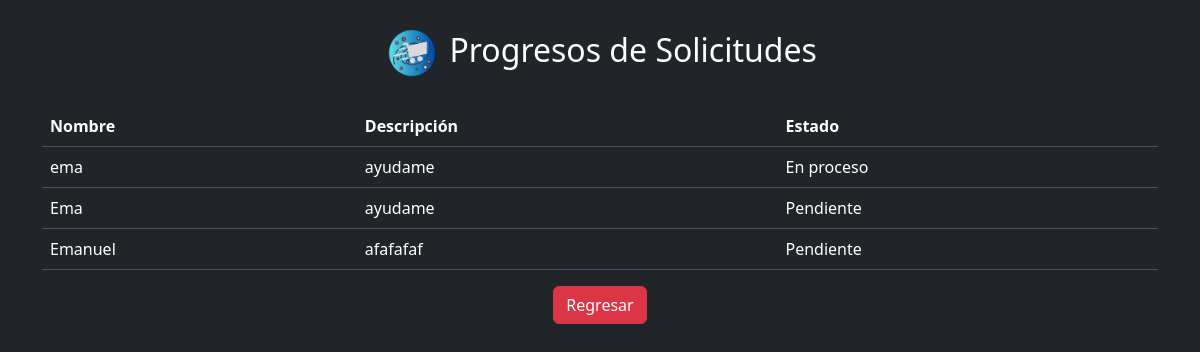
The page /soliprogreso.php (signed in) on the database its author committed.
### tables this page shows
CREATE TABLE `solicitudes` (
  `id_solicitud` int(11) NOT NULL,
  `nombre` varchar(255) DEFAULT NULL,
  `categoria` varchar(255) DEFAULT NULL,
  `cantidad` int(11) DEFAULT NULL,
  `descripcion` text DEFAULT NULL,
  `estado` varchar(20) DEFAULT 'Pendiente',
  `fecha_solicitud` timestamp NOT NULL DEFAULT current_timestamp(),
  `id_usuario` int(11) DEFAULT NULL
);

### soliprogreso.php (the view, shortened to what this page needs)
<?php
include_once 'conexion.php';
$query = "SELECT s.nombre, s.categoria, s.cantidad, s.descripcion, s.estado
          FROM solicitudes s
          INNER JOIN usuarios u ON s.id_usuario = u.id_usuario
          WHERE u.id_tipos = 2";
$statement = $con->prepare($query);
$statement->execute();
$solicitudes = $statement->fetchAll();
?>
<!DOCTYPE html>
<html lang="en">
<head>
    <link rel="stylesheet" href="CSS/bootstrap.min.css">
    <link rel="stylesheet" href="CSS/alerta.css">
</head>
<body>
    <div class="container">
        <h2 class="text-center mt-4 mb-4">        <img class="m-1" src="IMG/Spacemark ico_transparent.ico" alt="SpaceMark Logo" height="50">
        Progresos de Solicitudes</h2>
        <table class="table table-dark">
            <thead>
                <tr>
                    <th scope="col">Nombre</th>
                    <th scope="col">Descripción</th>
                    <th scope="col">Estado</th>
                </tr>
            </thead>
            <tbody>
                <?php foreach ($solicitudes as $solicitud): ?>
                <tr>
                    <td><?php echo htmlspecialchars($solicitud['nombre']); ?></td>
                    <td><?php echo htmlspecialchars($solicitud['descripcion']); ?></td>
                    <td><?php echo htmlspecialchars($solicitud['estado']); ?></td>
                </tr>
                <?php endforeach; ?>
            </tbody>
        </table>
    </div>
    <div class="row">
        <div class="col-12 text-center">
            <a href="index.php" class="btn btn-danger">Regresar</a>
        </div>
    </div>
</body>
</html>

### soliprogreso.php (style rules this page uses)
body { background-color: #212529; color: #ffffff; }

### rows shown on the page
solicitudes: nombre "ema", descripcion "ayudame", estado "En proceso"
solicitudes: nombre "Ema", descripcion "ayudame", estado "Pendiente"
solicitudes: nombre "Emanuel", descripcion "afafafaf", estado "Pendiente"
